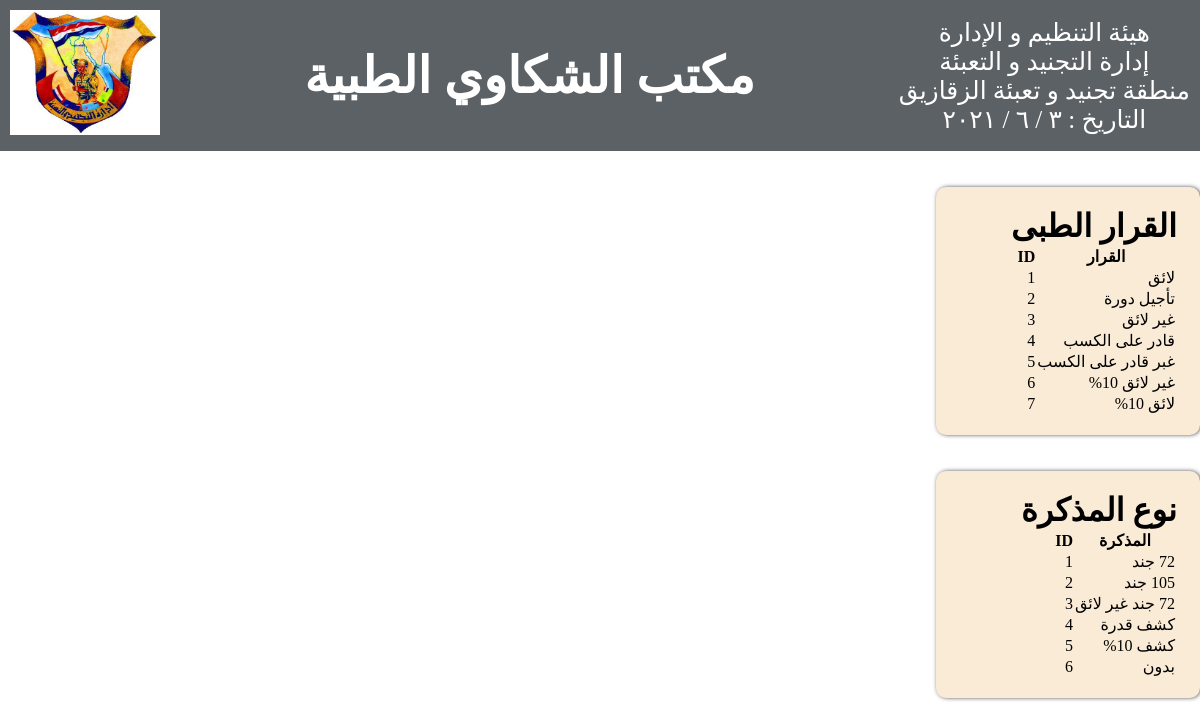
The app's page /md-nt (signed in) with its own data.
### shakawi/models.py (models this page shows, shortened)
class Medical(models.Model):
    id = models.AutoField(primary_key = True)
    g_id = models.IntegerField(default=0)
    note = models.CharField(max_length=128)

class Note_Type (models.Model):
    id = models.AutoField(primary_key = True)
    g_id = models.IntegerField(default=0)
    note  = models.CharField(max_length=128)

### shakawi/views.py (the view)
# urls.py: path('md-nt',views.data , name='md-nt'),
@login_required
@user_passes_test(lambda u: u.groups.all().count() != 0, login_url='/denied')
def data(request):
    notes = Note_Type.objects.all()
    medicals= Medical.objects.all()
    context ={
        'notes' : notes,
        'medicals' : medicals,
    }
    return render(request, 'shakawi/depts_users.html',context = context)

### shakawi/templates/shakawi/depts_users.html
{% extends './base.html' %}
{% block content %}
    {% include './header.html' with title='مكتب الشكاوي الطبية' %}
    <div  class="container"  id="reports-page" dir="rtl">
        <br><br>
      <div class="" id="post-square">
        <h1> القرار الطبى</h1>
        <table >
        <head>
          <th> القرار </th>
          <th> ID </th>
        </head>
        {%for med in medicals%}
          <tr  >
            <td>{{med.note}}</td>
            <td>{{med.g_id}}</td>
          </tr>
          {%endfor%}
        </table>
      </div>
      <br><br>
    <div class="" id="post-square">
      <h1>نوع المذكرة</h1>
      <table>
      <head>
        <th>المذكرة</th>
        <th> ID </th>
      </head>
        {%for note in notes%}
        <tr>
          <td>{{note.note}}</td>
          <td>{{note.g_id}}</td>
        </tr>
        {%endfor %}
      </table>
    </div>
    </div>
{% endblock %}

### shakawi/templates/shakawi/base.html (shortened to what this page needs)
{% load static %}
<!DOCTYPE html>
<html lang="en">
<head>
    <link rel="stylesheet" href="{% static   'shakawi/style.css' %}?ver=1.1">
</head>
<body>
    {% block content %}
    {% endblock %}
</body>
</html>

### shakawi/templates/shakawi/header.html (shortened to what this page needs)
{%load static%}
<header>
    <div>
        <div>هيئة التنظيم و الإدارة</div>
        <div>إدارة التجنيد و التعبئة</div>
        <div>منطقة تجنيد و تعبئة الزقازيق</div>
        <div>
            <span>التاريخ</span>
            <span class="today-date translate"></span>
        </div>
    </div>
    <div class="title"><h1>{{ title }}</h1></div>
    <div id="logo_div">
        <img src="{%static 'shakawi/background.png' %}" alt="logo" height="125px" width="150px">
    </div>
</header>

### shakawi/static/shakawi/style.css (style rules this page uses)
* { box-sizing: border-box; margin:0; padding:0; outline:none; }
.today-date { text-align: right; }
body { overflow-y: hidden; min-height:100vh; display: flex; flex-direction: column; background-size: cover; background-position: center; }
header , footer { padding: 10px; background-color: #343a40cc; color: #fff; align-items: center; }
header { text-align: right; font-size: 25px; display: flex; flex-wrap: wrap; justify-content: space-between; text-align: center; flex-direction: row-reverse; }
#post-square , #inquire-2-square { background-color: antiquewhite; padding:20px 23px; width:22%; border-radius: 10px; box-shadow: 1px 0px 5px -1px; }
.container { width:1200px; margin: 0 auto; }
#reports-page { min-height: 70vh; }

### records on screen
Medical: note "لائق", g_id "1"
Medical: note "تأجيل دورة", g_id "2"
Medical: note "غير لائق", g_id "3"
Medical: note "قادر على الكسب", g_id "4"
Medical: note "غبر قادر على الكسب", g_id "5"
Medical: note "غير لائق 10%", g_id "6"
Medical: note "لائق 10%", g_id "7"
Note_Type: note "72 جند", g_id "1"
Note_Type: note "105 جند", g_id "2"
Note_Type: note "72 جند غير لائق", g_id "3"
Note_Type: note "كشف قدرة", g_id "4"
Note_Type: note "كشف 10%", g_id "5"
Note_Type: note "بدون", g_id "6"

### other values on screen
{{ title }} "مكتب الشكاوي الطبية"
